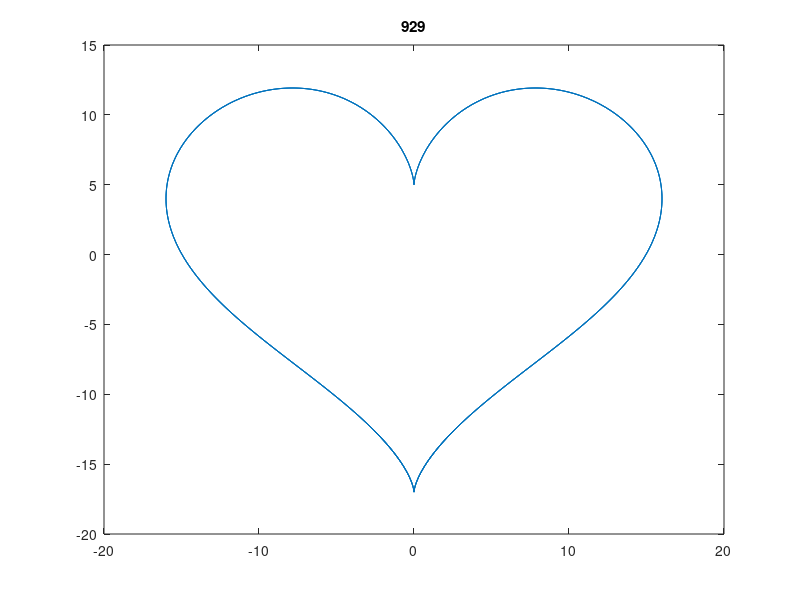

Here is the MATLAB script that generated this plot:
%%
% Boyfriend contribution

lotsa = -10 : 0.01 : 10;
lo = 16 * (power(sin(lotsa), 3));
ve = (13 * cos(lotsa)) - (5 * cos(2 * lotsa)) - (2 * cos(3 * lotsa)) - (cos(4 * lotsa));
	
figure
plot(lo,ve);
title('929');
